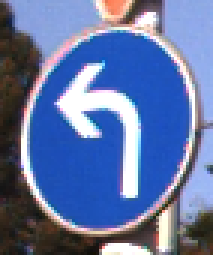
#> input picture Machine_Learning_Demo_and_Tutorials/Block5_Tutorials/Week3_Block_5/data/test/left/00000_00029.ppm, 71 x 85 px (shown 3 times larger); its folder holds only this picture in this run
$ jupyter execute --allow-errors Numpy_Learning.ipynb
#> lines starting #> are read from the running program, lines starting #| are printed output that depends on the picture
# 1. Import library
- We numpy, matplotlib and some modules of sklearn to perform our tasks in this exercise
- We use cv2 - opencv module in python
- glob to read all file in folder

[cell 1]
import numpy as np
import matplotlib.pyplot as plt
import cv2
from sklearn.svm import SVC
import glob

# 2. Works on create numpy array
- Create numpy array from list using np.array(your_list)
- Know how to use type() function to return the type of object
- "shape" attribute of numpy array return a tuple of values denoting the size of each dimension of it
    Ex: If A is a 2D numpy array, A.shape will return0 (number_of_rows, number_of_columns)

[cell 2]
print("Create a numpy arrays as following: \n")
print("A:\n", "[2,3,4,1,5]\n", "A.shape = ", "(6,)\n","type of A: <class 'numpy.ndarray'>\n", "This is 1D array\n")
print("B:\n", "[[2,3,4,1,5]\n  [9,11,45,2,2]]\n", "B.shape = ", "(2,5)\n","type of B: <class 'numpy.ndarray'>\n", "This is 2D array\n")
print("C:\n", "[[2,3,4,1]\n  [9,11,45,2]\n  [7,8,33,1]]\n", "C.shape = ", "(3,4)\n","type of C: <class 'numpy.ndarray'>\n", "This is 2D array\n")
print("D:\n", "[[[2 0 6]\n   [8 4 8]]\n\n  [[8 3 7]\n   [2 1 4]]\n\n  [[8 1 1]\n   [1 6 9]]]\n", "D.shape = ", "(3,2,3)\n","type of D: <class 'numpy.ndarray'>\n", "This is 3D array\n")


#=============== YOUR CODE HERE ======================
A = None
B = None
C = None
D = None
#=====================================================


print("=====================YOUR CODE=======================")
#> (the rest of this cell did not finish here and is left out)

# 3. Works on access element of numpy array and slide to get subarray
- Know how to access to 1 element of array
- Know how to slide with indices to get subarray of an array

[cell 3]
np.random.seed(2)
A = (np.random.rand(35).reshape(5,7)*10).astype(np.int64)
print(A)

# Access an element of an array
# ================= YOUR CODE HERE ======================
print("Access to element(0, 4). This value should be: 4")
ele_0_4 = None   # edit this line
print("Your result: ",ele_0_4)

print("Access to element(4, 6). This value should be: 5")
ele_4_6 = None   # edit this line
print("Your result: ", ele_4_6)

#========================================================

# slide to get subarray
# ================= YOUR CODE HERE ======================
print("\nCreate subarray B from A, indices of rows (0->3), indices of columns (2->6)")
print("B should be: \n", "[[5 4 4 3 2]\n  [2 6 5 1 5]\n  [8 4 8 0 5]\n  [0 1 5 2 1]]")
B = A[0:4, 2:7]
print("Your result: ")
print(B)
#========================================================

# 4. Some math operation on a numpy array
- Add, Subtract, multiply matrices (or 2D array)
- Transpose of matrix
- Some function element-wise: np.log, np.power, np.sqrt

[cell 4]
np.random.seed(3)
A = (np.random.rand(35).reshape(5,7)*10).astype(np.int64)
print("\nA:\n", A)
print("A.shape: ", A.shape)

B = (np.random.rand(35).reshape(5,7)*10).astype(np.int64)
print("\nB:\n",B)
print("B.shape: ", B.shape)

C = (np.random.rand(35).reshape(7,5)*10).astype(np.int64)
print("\nC:\n",C)
print("C.shape: ", C.shape)

# ===================== YOUR CODE HERE =========================
add_A_B = None
print("\nAdd A + B matrices\n add_A_B:\n", add_A_B)

subtract_A_B = None
print("\nSubtract A - B matrices\n subtract_A_B:\n", subtract_A_B)

mul_A_C = None
print("\nMultiply A * C matrices\n mul_A_C:\n", mul_A_C)

A_transpose = None
print("\nTranspose of A\n A_transpose:\n", A_transpose)

log_element_wise_B = None
print("\nLogarith element wise of B\n log_element_wise_B:\n", log_element_wise_B)

squared_element_wise_C = None
print("\nSquare element wise of C\n squared_element_wise_C:\n", squared_element_wise_C)

# exponential of a read number x is  e^x
exponential_element_wise_A = None
print("\nExponential element wise of A\n exponential_element_wise_A:\n", exponential_element_wise_A)
#===============================================================

# 5. Train a classifier to classify traffic sign
- You need to install opencv in python to do this task
    - open terminal
    - activate your virtual environment: source activate autocar
    - Install cv2:  pip install cv2
    - Check if it works:   import cv2
        - If no errors pop up, you successully installed it

# a. Load data:
- We have folder "./data/" which contains 2 subfolders: "train/" and "test/"
- "train" folder includes 3 subfolders: "left/", "right/", "stop/" which have data of traffic signs
- "test" folder is the same, but used for testing

### How to load all image in folder:
    - Using glob.glob() function. Search it on the internet
### Processing image
    - Each image is rgb image with different sizes, but function preprocessing() convert it to grayscale and resize to (32,32). You have to use this function to preprocessing each image
### Append images to list
    - variable data is a list of image. You have to append all images to data, and append all labels to variable label.
    - Label of data is denote by number:
    - left: 0
    - right:1
    - stop: 2
    - print(label) may look like this:
        - [0, 0, 0, 0, 0, 0, 0, 0, 0, 0, 0, 0, 0, 0, 0, 0, 0, 0, 0, 0, 0, 0, 0, 0, 0, 0, 0, 0, 0, 0, 0, 0, 0, 0, 0, 0, 0, 0, 0, 0, 0, 0, 0, 0, 0, 0, 0, 1, 1, 1, 1, 1, 1, 1, 1, 1, 1, 1, 1, 1, 1, 1, 1, 1, 1, 1, 1, 1, 1, 1, 1, 1, 1, 1, 1, 1, 1, 1, 1, 1, 1, 1, 1, 1, 1, 1, 1, 1, 1, 1, 1, 1, 1, 1, 1, 1, 1, 1, 1, 1, 1, 1, 1, 1, 1, 1, 1, 1, 1, 1, 2, 2, 2, 2, 2, 2, 2, 2, 2, 2, 2, 2, 2, 2, 2, 2, 2, 2, 2, 2, 2, 2, 2, 2, 2, 2, 2, 2, 2, 2, 2, 2, 2, 2, 2, 2, 2, 2, 2, 2, 2, 2, 2, 2, 2, 2, 2, 2, 2, 2, 2, 2, 2, 2, 2, 2, 2, 2, 2, 2, 2, 2, 2, 2, 2, 2, 2, 2, 2, 2, 2]
### Convert data and label to numpy array
    - It is easy and you get quick: type of data now is list, you have to convert it to numpy array
    - Now data.shape = (number_of_images, 32, 32) - a 3D array
    - Now label.shape = (number_of_images,) - a 1D array
### Reshape data to (number_of_images, 1024)
    - number of training images is 181 pictures
    - 1024 = 32*32, that means we flatten the 2D array image having shape(32,32) to just 1D array length = 1024
    - Now your training data is of shape (181, 1024)

[cell 5]
train_folder = "./data/train/"

classes = ["left", "right", "stop"]

data = []
label = []

img_W = 32
img_H = 32

def preprocessing(img):
    gray = cv2.cvtColor(img, cv2.COLOR_BGR2GRAY)
    return cv2.resize(gray, (img_W, img_H))

for i in range(len(classes)):
    class_name = classes[i]
    print("Now loading class: ", class_name)
    # ================ YOUR CODE HERE ====================
    # you have to load each image in each folder of each class
    # and append it to data. The same thing to label


    # =====================================================

#print(label)
print("Number of images: ", len(data))


#convert data and label to numpy array
# ================ YOUR CODE HERE ====================
data = None   # edit this line
label = None  # edit this line
# =====================================================


# reshape data to (num_of_imgs, img_W * img_H)
# ================ YOUR CODE HERE ====================
data = None   # edit this line
# =====================================================


# define an svm model
svm_model = SVC(kernel='linear', class_weight='balanced', probability=True, C=1000, gamma=0.0001)
#> (the rest of this cell did not finish here and is left out)

# b. Testing phase:
- We take numbers of random images in test set and predict their labels, and imshow them
- You don't have to write code this phase, I have done it for you, just enjoy

[cell 6]
# testing phase
test_folder = "./data/test/"

classes = ["left", "right", "stop"]

data = []
label = []

img_W = 32
img_H = 32

# number of image you wanna visualize and test
n_test = 100

def preprocessing(img):
    gray = cv2.cvtColor(img, cv2.COLOR_BGR2GRAY)
    return cv2.resize(gray, (img_W, img_H))

for i in range(len(classes)):
    class_name = classes[i]
    print("Now loading class: ", class_name)
    file_names = glob.glob(test_folder+class_name+"/*.ppm")
    for file_name in file_names:
        img = cv2.imread(file_name)
#> img is the input picture: shape (85, 71, 3); mean B, G, R 164.5, 116.9, 98.3
        img = preprocessing(img)
#> in preprocessing, `gray = cv2.cvtColor(img, cv2.COLOR_BGR2GRAY)`:
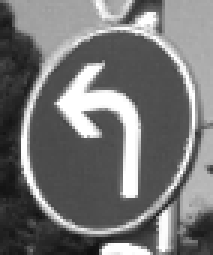
#> gray: shape (85, 71) (shown 3 times larger); min 15, max 255, mean 116.7
#> in preprocessing, `return cv2.resize(gray, (img_W, img_H))`:
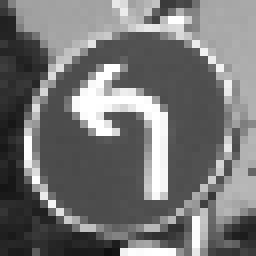
#> returned value: shape (32, 32) (shown 8 times larger); min 16, max 255, mean 116.7
#> pass 3 of the loop `for i in range(len(classes)):`:
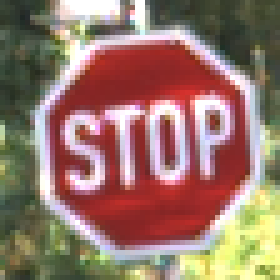
#> input picture Machine_Learning_Demo_and_Tutorials/Block5_Tutorials/Week3_Block_5/data/test/stop/00004_00015.ppm, 56 x 56 px (shown 5 times larger)
#> img is the input picture: shape (56, 56, 3); mean B, G, R 106.7, 119.5, 151.4
#> in preprocessing (call 2), `gray = cv2.cvtColor(img, cv2.COLOR_BGR2GRAY)`:
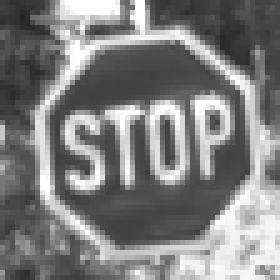
#> gray: shape (56, 56) (shown 5 times larger); min 36, max 255, mean 127.6
#> in preprocessing (call 2), `return cv2.resize(gray, (img_W, img_H))`:
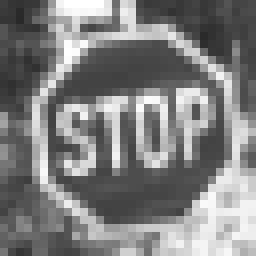
#> returned value: shape (32, 32) (shown 8 times larger); min 41, max 255, mean 127.4
        data.append(img)
        label.append(i)
        #cv2.imshow("img", img)
        #cv2.waitKey(0)

#convert data and label to numpy array
X = np.array(data).astype(np.float32)
y = np.array(label).astype(np.int64)

# reshape data to (num_of_imgs, img_W * img_H)
X = X.reshape(-1, img_W*img_H)

n_images = X.shape[0]
#> n_images = 2
print(n_images)
#| 2

if(n_test > n_images):
    print("Number of sample image must <= total number of test image: ",n_images)
#| Number of sample image must <= total number of test image:  2
else:
    indices = np.random.permutation(n_images)[:n_test]
    for idx in indices:
        x = X[idx,:].reshape(1,-1)
        img = data[idx]
        y_true = y[idx]
        y_pred = svm_model.predict(x)
        print("===================================================")
        print("Your prediction label: ", classes[int(y_pred)],"\nActual label: ", classes[int(y_true)])
        cv2.imshow("img", img)
        cv2.waitKey(0)
